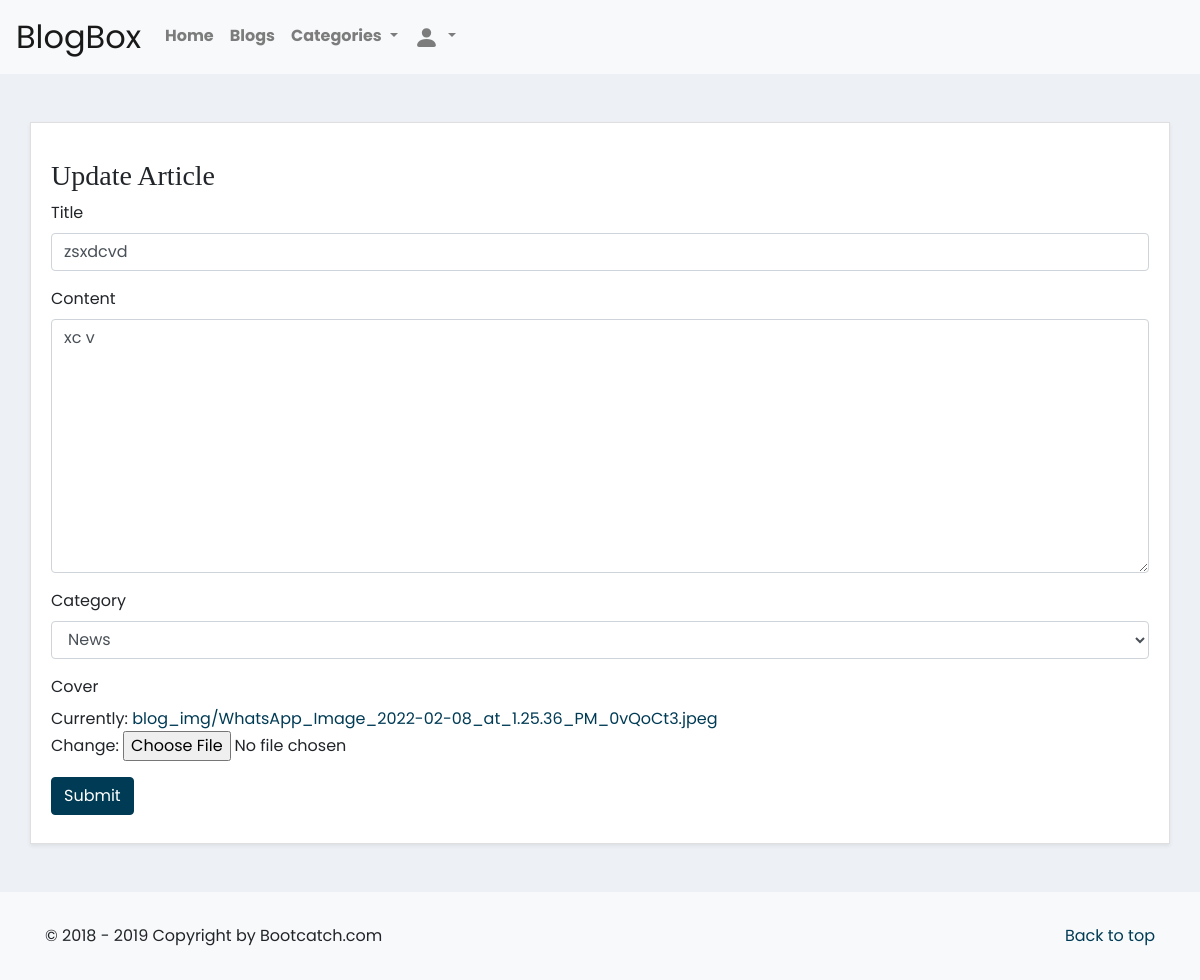
The page /update/4 (signed in) on the database its author committed.
### Blog/models.py (models this page shows, shortened)
class Blog(models.Model):
    author = models.ForeignKey("auth.User",
        on_delete = models.CASCADE,
        verbose_name = "written by ")
    category = models.CharField(max_length=30, choices=CATEGORY_CHOICES)
    image = models.ImageField(upload_to='blog_img')
    title = models.CharField(max_length=100)
    content = models.TextField()
    date_posted = models.DateTimeField(default=now)
    views = models.IntegerField(default=0)

### Blog/views.py (the view)
# urls.py: path('update/<id>', blog_views.updatePost, name="update-post"),
@login_required
def updatePost(request,id):
    instance = Blog.objects.filter(id=id).first()
    if request.user == instance.author:
        if request.method == 'POST':
            form = updatePostForm(request.POST,request.FILES, instance=instance)
            if form.is_valid():
                form.save()
                return redirect('blog-page')
        else:
            form = updatePostForm(instance=instance)
    return render(request, 'update_post.html', {'form': form})

### Blog/forms.py
class updatePostForm(forms.ModelForm):
    class Meta:
        model = Blog
        fields = ["title","content","category","image"]
    title= forms.CharField(max_length=100, widget=forms.TextInput(attrs={'placeholder': 'Title', 'class': 'form-control'}))
    content = forms.CharField(widget=forms.Textarea(attrs={'placeholder': 'Article content', 'class': 'form-control'}))
    category = forms.ChoiceField(choices=CATEGORY_CHOICES, widget=forms.Select(attrs={'class': 'form-control form-select', 'autocomplete': 'off'}))

### Blog/templates/Blog/update_post.html (shortened to what this page needs)
{% extends 'Blog/base.html' %} {% load static %} {% block body_block %}
<link rel="stylesheet" type="text/css" href="{% static 'css/add.css' %}">
</head>
<body>
    <div class="container mt-5">
        <div class="row blog mb-5 bg-white card rounded-0 shadow-sm pb-2 pt-3">
            <div class="card-body">
                <h3>Update Article</h3>
                <form method="post" id='user.id' enctype="multipart/form-data">
                    <div class="form-group">
                        <label>Title</label> {{ form.title }}
                    </div>
                    <div class="form-group">
                        <label>Content</label> {{ form.content }}
                    </div>
                    <div class="form-group">
                        <label>Category</label> {{ form.category }}
                    </div>
                    <div class="form-group">
                        <label>Cover</label>
                        <br>{{ form.image }}
                    </div>
                    <button type="submit" class="btn btn-primary">Submit</button> {% csrf_token %}
                </form>
            </div>
        </div>
    </div>
    {% endblock %}

### static/css/add.css (style rules this page uses)
body { font-family: "Poppins", sans-serif; }

### rows shown on the page
Blog: title "zsxdcvd", content "xc v", category "News"
